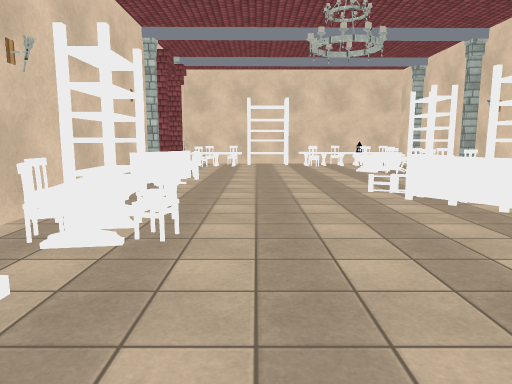
[1] (above)

18 first-person views from a walk through a Unity game level. The camera is 1.5 m above the floor, tilts 8° down and sees 70° across. The floor is counted in squares, 1 m on a side. Each view is taken from the middle of a square. On the plan, view 1 faces up. The plan holds only what a view shows up to about 16 squares ahead; the rest is blank. The place goes on beyond the plan. Some animated figures are not drawn. Door leaves are left out, so doorways stand open. Surface patterns are stand-ins for the level's own textures.

[2]
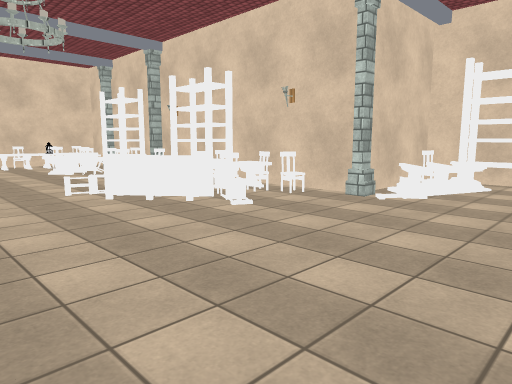

[3]
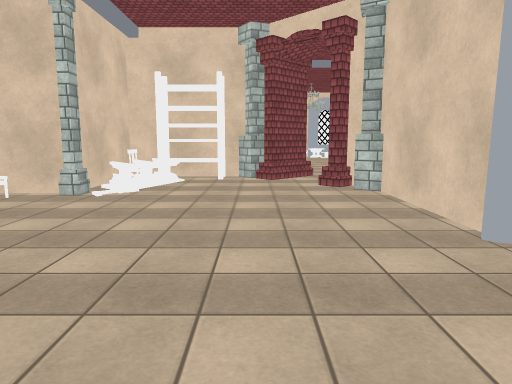

[4]
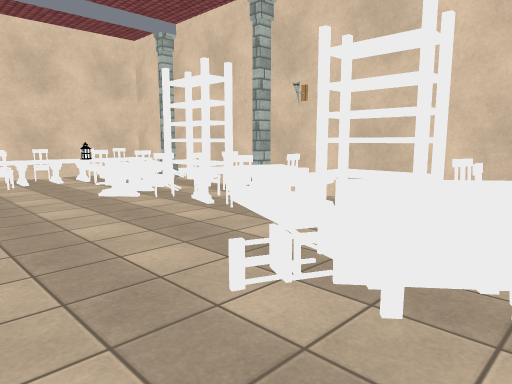

[5]
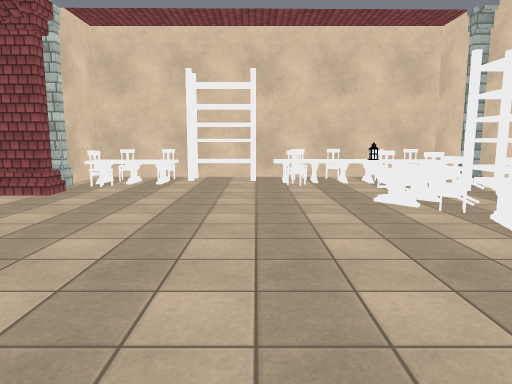

[6]
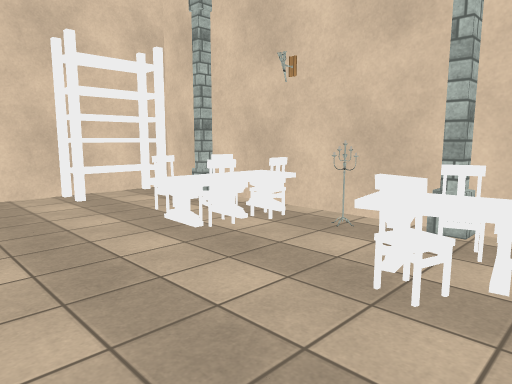

[7]
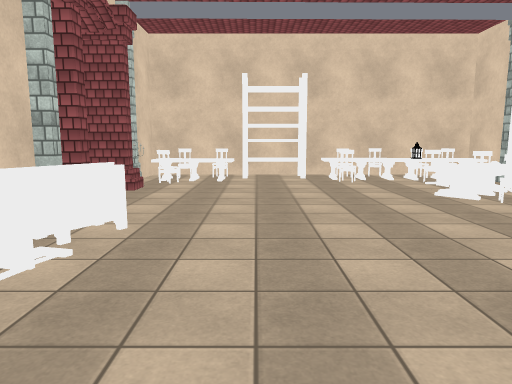

[8]
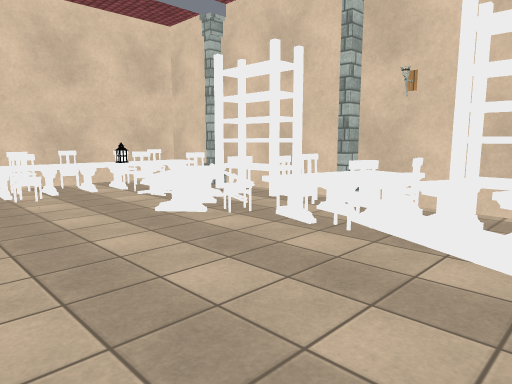

[9]
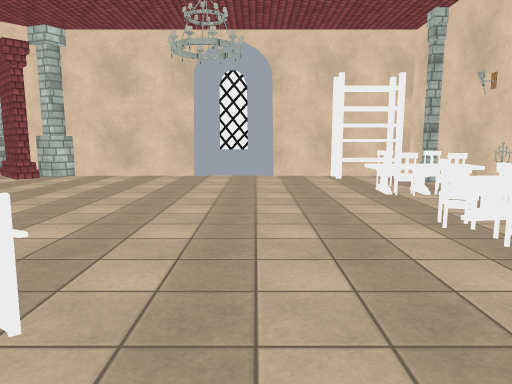

[10]
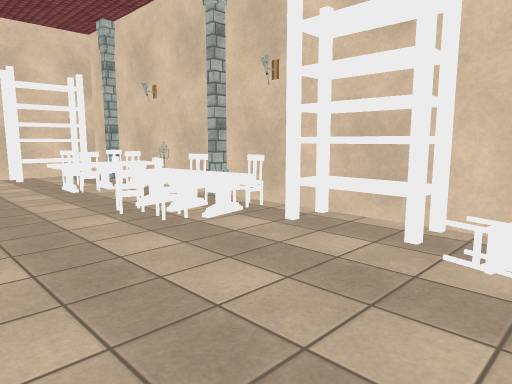

[11]
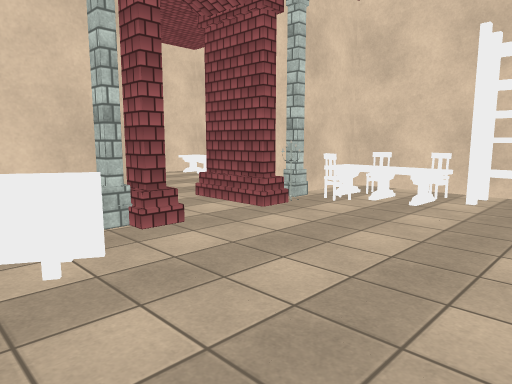

[12]
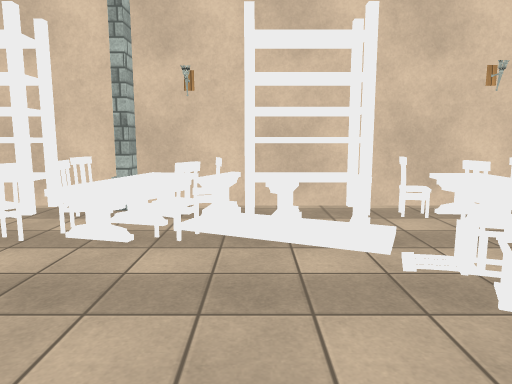

[13]
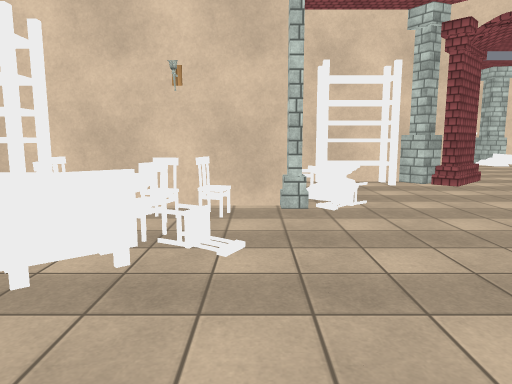

[14]
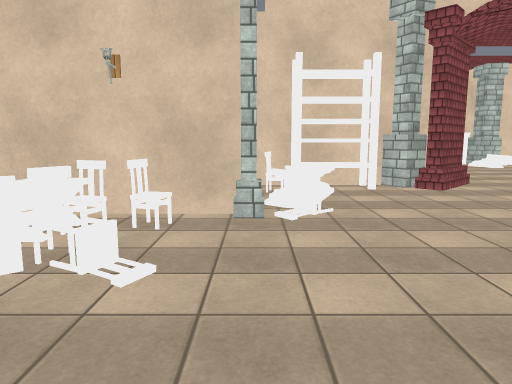

[15]
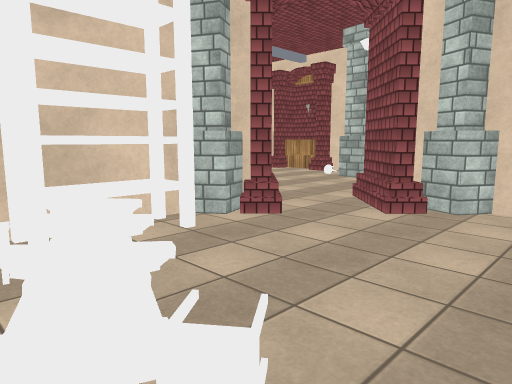

[16]
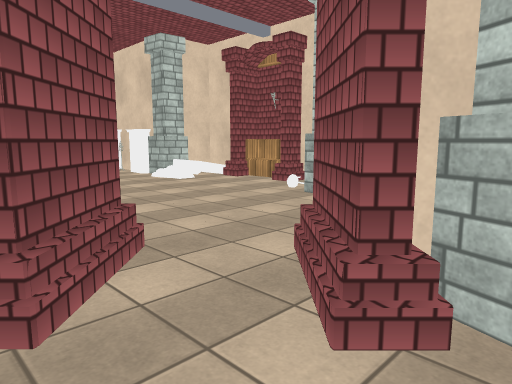

[17]
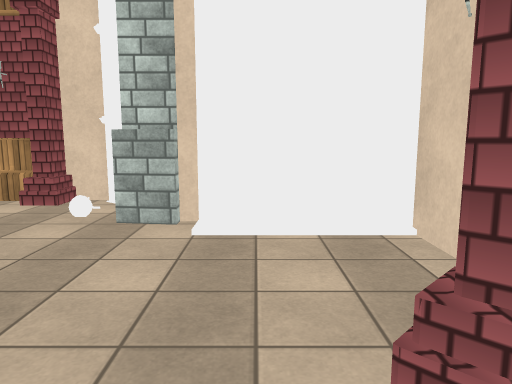

[18]
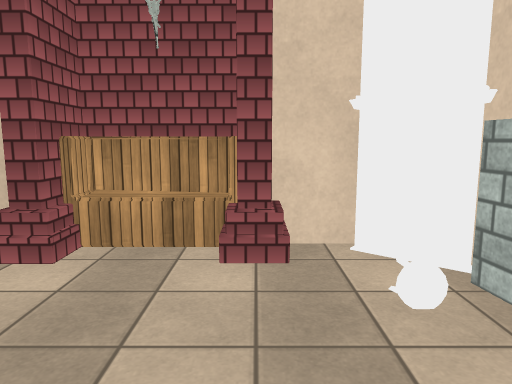

### Floor plan
Points are (right, up) in squares from view 1. A wall is a line through its corners. A room is listed if a view was taken in it or the views show most of it. See-through windows are left out.
Room 1 (views 1, 2, 3, 4, 5, 6, 7, 8, 9, 10, 11, 12, 13, 14, 15, 16)
walls: (9.4, 5.2) (9.4, 15.9); (-4.6, 4.9) (-4.6, -1.4); (9.4, 16.1) (9.4, 24.3) (-4.6, 24.3) (-4.6, 21.5); (-4.6, 15.6) (-4.6, 5.2); (-3.9, 19.1) (-6, 19.1); (-3.9, 19.5) (-3.9, 18.9); (1.6, -3.7) (4.2, -3.7); (4.6, -3.7) (9.9, -3.7); (2.2, -3.9) (3.6, -3.9); (-4.6, -2.1) (-4.6, -3.7) (1.4, -3.7); (11.2, -2.3) (11.9, -3); (13, -0.8) (13.5, -0.3); (-4.6, 20.8) (-4.6, 20.2); (14.4, 0.6) (14.4, 5.3) (10, 5.3); (10.9, -2.9) (11.4, -2.4); (11.4, -3.1) (11, -2.7); (11.1, -3.4) (11.2, -3.2)
low walls: (-3.9, 18.9) (-6.2, 18.9); (10.8, -2.8) (11.2, -2.3)
ways out: opening at (13, -2) to room 2; gap at (-6, 19)
objects: pillar (-4, -1); chair (-4, 0) to (-3, 1); chair (-4, 2) to (-3, 2); other object (-4, 4); pillar (-4, 5); chair (-4, 5) to (-3, 6); chair (-4, 7); shelf (-4, 9) to (-3, 11); table (-4, 12) to (-2, 15); pillar (-4, 16); other object (-4, 20); pillar (-4, 21); table (-4, 22) to (-1, 22); shelf (-3, -3) to (-1, -3); table (-3, 7) to (-3, 8); chair (-3, 12); chair (-3, 21); chair (-3, 23); chair (-2, 0); table (-2, 1); chair (-2, 2); chair (-2, 5) to (-1, 6); chair (-2, 7); chair (-2, 23) to (-1, 23); shelf (0, 23) to (2, 24); chair (3, 21) to (4, 22); chair (3, 23) to (4, 23); table (4, 8) to (5, 10); chair (5, 11); table (5, 18) to (6, 19); table (5, 22); chair (5, 23) to (5, 24); chair (6, 7); chair (6, 8) to (7, 8); table (6, 9); table (6, 11) to (7, 13); table (6, 15) to (6, 16); chair (6, 17) to (7, 17); chair (6, 18) to (7, 18); chair (6, 20); chair (6, 21) to (7, 21); other object (6, 22); other object (6, 23) to (7, 23); chair (7, 9); chair (7, 14) to (7, 15); chair (7, 16); chair (7, 19) to (7, 20); table (7, 22) to (9, 22); chair (8, 7); chair (8, 8); table (8, 9) to (9, 9); chair (8, 10); shelf (8, 11) to (9, 13); chair (8, 14); table (8, 14) to (9, 15); chair (8, 16) to (8, 17); shelf (8, 18) to (9, 20); other object (8, 23); pillar (9, 5); pillar (9, 16); pillar (9, 21); pillar (10, -3); table (10, 3) to (12, 4); shelf (13, 2) to (14, 4); chair (13, 4); pillar (14, 0) to (15, 0)
Room 2 (views 17, 18)
walls: (15, -8.7) (15.5, -8.7); (14.8, -2.2) (13.2, -0.6); (19.2, -11) (21.7, -11); (17.5, -11.2) (18.8, -11.2) (18.8, -10.5) (19.2, -10.5); (19.4, -11.6) (21.5, -11.6); (19.2, -11.8) (21.5, -11.8) (21.5, -10.5) (22.1, -10.5); (21.3, -11.5) (21.7, -11); (11.4, -6.5) (11.4, -7.9); (11.9, -3) (13.1, -4.1); (21.7, -11.8) (21.7, -10.5)
low walls: (12.7, -3.4) (13.2, -4); (13.7, -1.5) (13, -0.8); (11.7, -2.5) (12.3, -3.1)
ways out: opening at (13, -2) to room 1
objects: other object (12, -8) to (15, -8); pillar (16, -9) to (17, -9); other object (17, -11); other object (22, -10)

Positions as (right, up) in squares from view 1, and headings:
1: (0, 0), facing up
2: (0, 0), facing up-right
3: (-1, 0), facing right
4: (1, 8), facing up-right
5: (2, 9), facing up
6: (2, 7), facing down-left
7: (0, 8), facing up
8: (1, 11), facing up-right
9: (2, 12), facing down
10: (2, 13), facing down-left
11: (2, 13), facing up-left
12: (1, 13), facing right
13: (1, 6), facing right
14: (2, 5), facing right
15: (8, 5), facing down-right
16: (10, 0), facing down-right
17: (14, -2), facing down
18: (19, -6), facing down
